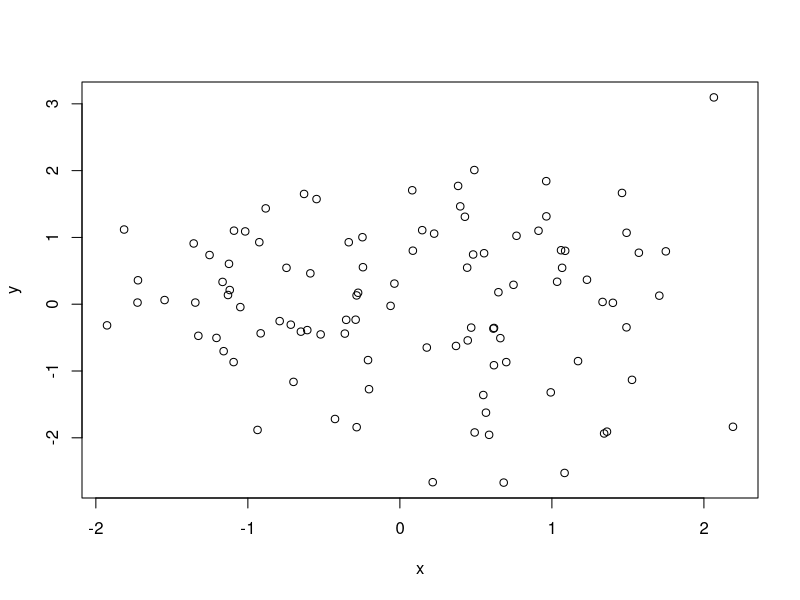

The R script that drew this image:
## ---- chunk 1
x <- rnorm(100)
y <- rnorm(100)
plot(x, y)
## ---- chunk 2
summary(x)
## ---- chunk 3
x <- rnorm(50)
